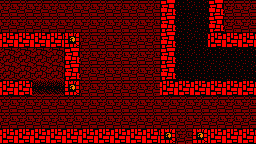

Tiled map render using the project's own tile images. Description and the whole map definition, tile-layer contents included, below:
An orthogonal 16x9 tile map with 16x16 px tiles, 1 tile layer (Tile Layer 1).

<map version="1.10" tiledversion="1.11.2" orientation="orthogonal" renderorder="right-down" width="16" height="9" tilewidth="16" tileheight="16" infinite="0" nextlayerid="2" nextobjectid="1">
 <tileset firstgid="1" source="tileset.tsx" />
 <layer id="1" name="Tile Layer 1" width="16" height="9">
  <data encoding="csv">
19,19,19,19,19,19,19,19,19,19,5,15,15,5,19,19,
19,19,19,19,19,19,19,19,19,19,5,15,15,5,19,19,
4,4,4,4,1,19,19,19,19,19,5,15,15,4,4,4,
21,21,21,21,5,19,19,19,19,19,5,15,15,15,15,15,
21,21,21,21,5,19,19,19,19,19,5,15,15,15,15,15,
4,4,13,13,1,19,19,19,19,19,4,4,4,4,4,4,
19,19,19,19,19,19,19,19,19,19,19,19,19,19,19,19,
19,19,19,19,19,19,19,19,19,19,19,19,19,19,19,19,
4,4,4,4,4,4,4,4,4,4,1,19,1,4,4,4
</data>
 </layer>
</map>
